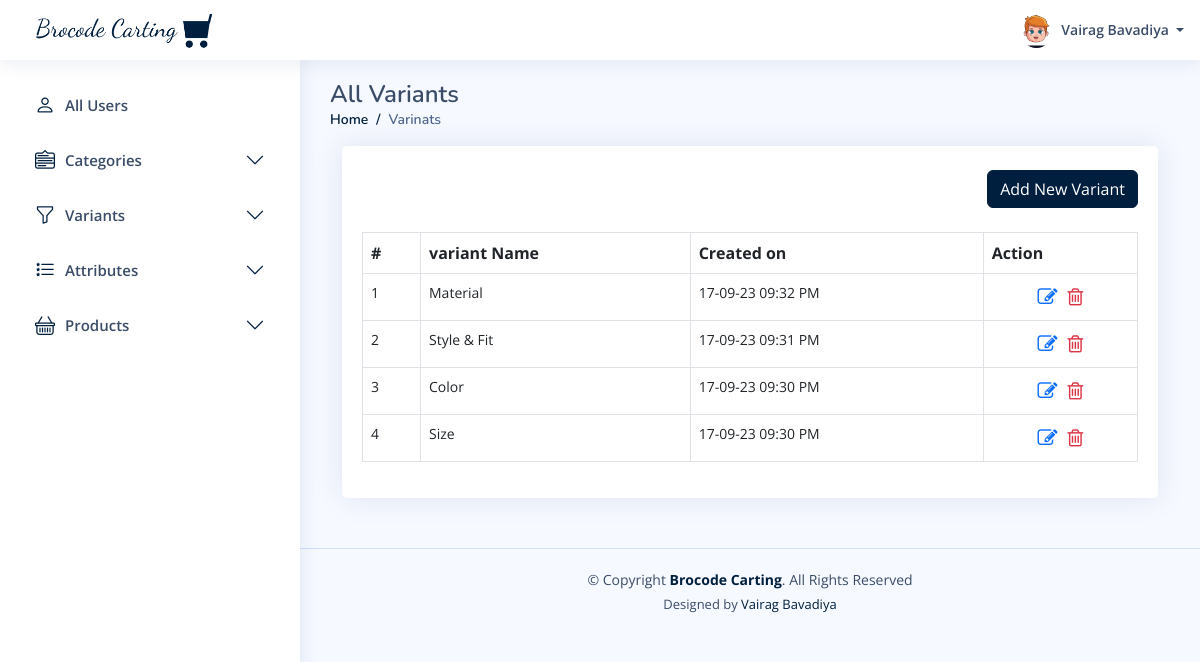
The page /admin/variants/all.php (signed in) on the database its author committed.
### tables this page shows
CREATE TABLE `users` (
  `id` int(20) NOT NULL,
  `u_name` varchar(50) NOT NULL,
  `email` varchar(50) NOT NULL,
  `phone_no` varchar(10) NOT NULL,
  `password` varchar(10) NOT NULL,
  `u_type_id` int(20) NOT NULL,
  `u_profile` varchar(200) NOT NULL,
  `created_at` datetime NOT NULL,
  `updated_at` datetime NOT NULL,
  `created_by` int(20) DEFAULT NULL,
  `updated_by` int(20) DEFAULT NULL,
  `is_active` tinyint(1) NOT NULL,
  `is_delete` tinyint(1) DEFAULT NULL
);

CREATE TABLE `variants` (
  `id` int(20) NOT NULL,
  `var_name` varchar(50) NOT NULL,
  `created_at` datetime DEFAULT NULL,
  `updated_at` datetime DEFAULT NULL,
  `created_by` int(20) DEFAULT NULL,
  `updated_by` int(20) DEFAULT NULL,
  `is_active` tinyint(1) NOT NULL,
  `is_delete` tinyint(1) DEFAULT NULL
);

### admin/variants/all.php (the view, shortened to what this page needs)
<?php
require('../config.php');
require('../header.php');
?>
<main id="main" class="main">
    <div class="pagetitle">
        <h1>All Variants</h1>
        <nav>
            <ol class="breadcrumb">
                <li class="breadcrumb-item active"><a href="/e-commerce/admin/dashboard.php">Home</a></li>
                <li class="breadcrumb-item active">Varinats</li>
            </ol>
        </nav>
    </div>
    <section class="content">
        <div class="container-fluid">
            <div class="row">
                <div class="col-lg-12 grid-margin stretch-card">
                    <div class="card">
                        <div class="card-body">
                            <div class="my-4 d-flex justify-content-end">
                                <a href="/e-commerce/admin/variants/create.php" class="btn btn-primary">Add New Variant</a>
                            </div>
                            <table class="table table-bordered datatable" id="table_id">
                                <thead>
                                    <tr>
                                        <th>#</th>
                                        <th>variant Name</th>
                                        <th>Created on</th>
                                        <th>Action</th>
                                    </tr>
                                </thead>
                                <tbody>
                                    <?php
                                    $query = "SELECT id,var_name,created_at from variants ORDER BY id DESC";
                                    if ($result = $conn->query($query)) {
                                        $i = 0;
                                        while ($row = $result->fetch_assoc()) {
                                            $i++;
                                    ?>
                                            <tr>
                                                <td><?php echo $i; ?></td>
                                                <td><?php echo $row['var_name']; ?></td>
                                                <td><?php echo date('d-m-y h:i A', strtotime($row['created_at'])); ?></td>
                                                <td>
                                                    <div class="action-btn-wrap">
                                                        <a class="text text-primary action-btn" href="edit.php?id=<?php echo $row["id"]; ?>"><i class="fa fa-edit"></i></a>
                                                        <a class="text text-danger action-btn" href="delete.php?id=<?php echo $row["id"]; ?>"><i class="fa fa-trash-o"></i></a>
                                                    </div>
                                                </td>
                                            </tr>
                                    <?php
                                        }
                                    }
                                    ?>
                                </tbody>
                            </table>
                        </div>
                    </div>
                </div>
            </div>
        </div>
    </section>
</main>
<?php require('../footer.php'); ?>

### admin/header.php (shortened to what this page needs)
<?php
require("config.php");
?>
<!DOCTYPE html>
<html lang="en">
<head>
    <link rel="stylesheet" href="https://cdnjs.cloudflare.com/ajax/libs/font-awesome/4.7.0/css/font-awesome.min.css">
    <link href="/e-commerce/admin/assets/vendor/bootstrap/css/bootstrap.min.css" rel="stylesheet">
    <link href="/e-commerce/admin/assets/vendor/bootstrap-icons/bootstrap-icons.css" rel="stylesheet">
    <link href="/e-commerce/admin/assets/vendor/boxicons/css/boxicons.min.css" rel="stylesheet">
    <link href="/e-commerce/admin/assets/vendor/quill/quill.snow.css" rel="stylesheet">
    <link href="/e-commerce/admin/assets/vendor/quill/quill.bubble.css" rel="stylesheet">
    <link href="/e-commerce/admin/assets/vendor/remixicon/remixicon.css" rel="stylesheet">
    <link href="/e-commerce/admin/assets/vendor/simple-datatables/style.css" rel="stylesheet">
    <link href="/e-commerce/admin/assets/css/style.css" rel="stylesheet">
</head>
<body>
    <header id="header" class="header fixed-top d-flex align-items-center">
        <div class="d-flex align-items-center justify-content-between">
            <a href="/e-commerce/admin/dashboard.php" class="logo d-flex align-items-center">
                <img src="/e-commerce/img/logo-color.png" alt="">
            </a>
        </div>
        <nav class="header-nav ms-auto">
            <ul class="d-flex align-items-center">
                <li class="nav-item dropdown pe-3">
                    <a class="nav-link nav-profile d-flex align-items-center pe-0" href="#" data-bs-toggle="dropdown">
                        <?php
                        $sql = "SELECT u.id,u.u_name,u.email,u.phone_no,u.u_profile,u.is_active,ut.type_name FROM users as u,user_type as ut where u.id = " . $_SESSION['id'];
                        $result = $conn->query($sql);
                        $row = mysqli_fetch_assoc($result);
                        ?>
                        <?php if ($row['u_profile']) : ?>
                            <img src="/e-commerce/admin/<?php echo $row['u_profile']; ?>" alt="Profile" class="rounded-circle">
                            <?php else: ?>
                            <img src="/e-commerce/admin/user_images/default.avif" alt="" width="35" height="35" class="rounded-circle">
                        <?php endif; ?>
                        <span class="d-none d-md-block dropdown-toggle ps-2">
                            <?php echo $row['u_name']; ?> </span>
                    </a>
                </li>
            </ul>
        </nav>
    </header>
    <aside id="sidebar" class="sidebar">
        <ul class="sidebar-nav" id="sidebar-nav">
            <li class="nav-item">
                <a class="nav-link collapsed" data-bs-target="#users-nav" href="/e-commerce/admin/allusers.php" aria-expanded="false">
                    <i class="bi bi-person"></i>
                    <span>All Users</span>
                </a>
            </li>
            <li class="nav-item">
                <a class="nav-link collapsed" data-bs-target="#components-nav" data-bs-toggle="collapse" href="#" aria-expanded="false">
                    <i class="bi bi-menu-down"></i>
                    <span>Categories</span>
                    <i class="bi bi-chevron-down ms-auto"></i>
                </a>
            </li>
            <li class="nav-item">
                <a class="nav-link collapsed" data-bs-target="#variants-nav" data-bs-toggle="collapse" href="#">
                    <i class="bi bi-funnel"></i><span>Variants</span><i class="bi bi-chevron-down ms-auto"></i>
                </a>
            </li>
            <li class="nav-item">
                <a class="nav-link collapsed" data-bs-target="#attributes-nav" data-bs-toggle="collapse" href="#">
                    <i class="bi bi-list-stars"></i><span>Attributes</span><i class="bi bi-chevron-down ms-auto"></i>
                </a>
            </li>
            <li class="nav-item">
                <a class="nav-link collapsed" data-bs-target="#products-nav" data-bs-toggle="collapse" href="#">
                    <i class="bi bi-basket"></i><span>Products</span><i class="bi bi-chevron-down ms-auto"></i>
                </a>
            </li>
        </ul>
    </aside>

### admin/assets/css/style.css (style rules this page uses)
:root { scroll-behavior: smooth; }
body { font-family: "Open Sans", sans-serif; background: #f6f9ff; color: #444444; }
a { color: #001F3F; text-decoration: none; }
h1, h2, h3, h4, h5, h6 { font-family: "Nunito", sans-serif; }
#main { margin-top: 60px; padding: 20px 30px; transition: all 0.3s; }
.pagetitle { margin-bottom: 10px; }
.pagetitle h1 { font-size: 24px; margin-bottom: 0; font-weight: 600; color: #3b4c69; }
.card { margin-bottom: 30px; border: none; border-radius: 5px; box-shadow: 0px 0 30px rgba(1, 41, 112, 0.1); }
.card-body { padding: 0 20px 20px 20px; }
.breadcrumb { font-size: 14px; font-family: "Nunito", sans-serif; color: #001F3F; font-weight: 600; }
.breadcrumb a { color: #001F3F; transition: 0.3s; }
.breadcrumb .breadcrumb-item::before { color: #001F3F; }
.breadcrumb .active { color: #51678f; font-weight: 600; }
.logo { line-height: 1; }
@media (min-width: 1200px) { .logo { width: 280px; } }
.logo img { max-height: 26px; margin-right: 6px; }
.header { transition: all 0.5s; z-index: 997; height: 60px; box-shadow: 0px 2px 20px rgba(1, 41, 112, 0.1); background-color: #fff; padding-left: 20px; }
.header-nav ul { list-style: none; }
.header-nav>ul { margin: 0; padding: 0; }
.header-nav .nav-profile { color: #3b4c69; }
.header-nav .nav-profile img { max-height: 36px; }
.header-nav .nav-profile span { font-size: 14px; font-weight: 600; }
.sidebar { position: fixed; top: 60px; left: 0; bottom: 0; width: 300px; z-index: 996; transition: all 0.3s; padding: 20px; overflow-y: auto; scrollbar-width: thin; scrollbar-color: #aab7cf transparent; box-shadow: 0px 0px 20px rgba(1, 41, 112, 0.1); background-color: #fff; }
@media (min-width: 1200px) { #main, #footer { margin-left: 300px; } }
.sidebar-nav { padding: 0; margin: 0; list-style: none; }
.sidebar-nav li { padding: 0; margin: 0; list-style: none; }
.sidebar-nav .nav-item { margin-bottom: 5px; }
.sidebar-nav .nav-link { display: flex; align-items: center; font-size: 15px; font-weight: 600; color: #001F3F; transition: 0.3; background: #f6f9ff; padding: 10px 15px; border-radius: 4px; }
.sidebar-nav .nav-link i { font-size: 16px; margin-right: 10px; color: #001F3F; }
.sidebar-nav .nav-link.collapsed { color: #3b4c69; background: #fff; }
.sidebar-nav .nav-link.collapsed i { color: #001F3F; }
.sidebar-nav .nav-link .bi-chevron-down { margin-right: 0; transition: transform 0.2s ease-in-out; }

### admin/header.php (style rules this page uses)
.action-btn { font-size: 20px; margin: 0 5px; }
.sidebar-nav .nav-link i { font-size: 20px; }
.action-btn-wrap { display: flex; justify-content: center; }
.datatable td { font-size: 14px; }
.logo img { max-height: 50px; }
.btn { text-transform: capitalize; }
.btn-primary, .btn:focus-visible, .btn-check:checked+.btn, .btn.active, .btn.show, .btn:first-child:active, :not(.btn-check)+.btn:active { background-color: #001F3F; border-color: #001F3F; box-shadow: none; }

### rows shown on the page
users: u_profile (picture), u_name "Vairag Bavadiya"
variants: var_name "Material", created_at "17-09-23 09:32 PM"
variants: var_name "Style & Fit", created_at "17-09-23 09:31 PM"
variants: var_name "Color", created_at "17-09-23 09:30 PM"
variants: var_name "Size", created_at "17-09-23 09:30 PM"
